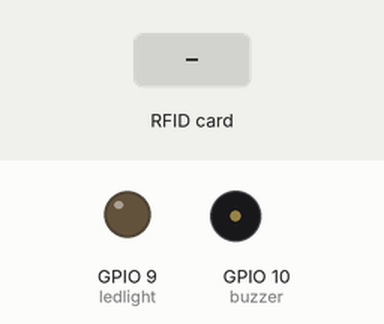
Simulated run of this sketch. Board: ESP8266 (NodeMCU). On the bench: output pins drawn as LEDs (lit = HIGH), buzzer (waves = sounding). Dashed ring = blinking. The test bench sets the inputs (shaded band). WiFi joins after 1.5 s; servers stay silent unless stated; what the sketch prints to the serial monitor is not drawn.

Above: at 2.7 s.
2.8 s: RFID card F5 1D 19 DA held to the reader
At 2.89 s:
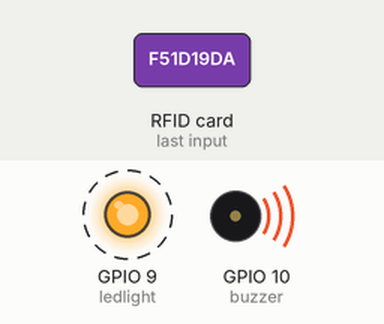
4.4 s: RFID card 65 E5 EF 2E held to the reader
At 5.6 s:
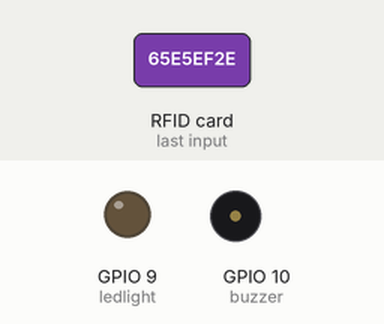
7.4 s: RFID card 46 C5 92 D7 held to the reader
At 7.49 s:
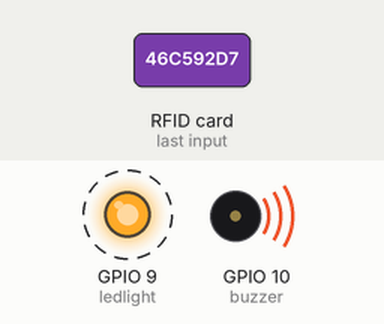
Timing chart, 0 to 10.4 s (numbered marks = the images above; inputs shaded):
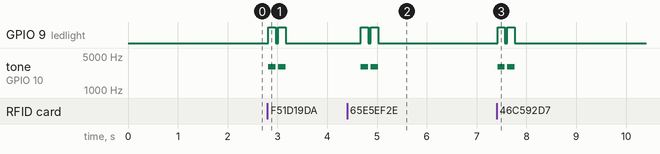

The sketch:

Read_Web.ino
```cpp
#include <ESP8266WiFi.h>      // 提供Wi-Fi功能的程式庫
#include <ESP8266WebServer.h>  // 提供網站伺服器功能的程式庫
#define SS_PIN 4  //D2
#define RST_PIN 5 //D1

#include <SPI.h>
#include <MFRC522.h>

MFRC522 mfrc522(SS_PIN, RST_PIN);   // Create MFRC522 instance.

const char ssid[] = "uhong_ap";
const char pass[] = "0952474239s";
const int buzzer = 10;
const int ledlight = 9;

String content= "";

char member[101] ;
ESP8266WebServer server(80);   // 宣告網站伺服器物件與埠號

// 定義處理首頁請求的自訂函式
void rootRouter() {
  server.send(200, "text/html", member);   //網頁的html 在此(紅色字體可做修改)

}

void setup() {
  DataReset();
  Serial.begin(115200);
  WiFi.begin(ssid, pass);
  SPI.begin();      // Initiate  SPI bus
  pinMode(buzzer, OUTPUT);
  pinMode(ledlight, OUTPUT);
  digitalWrite(ledlight,LOW);
  noTone(buzzer);
  mfrc522.PCD_Init();   // Initiate MFRC522

  /*
   *  若要指定IP位址，請自行在此加入WiFi.config()敘述。
   WiFi.config(IPAddress(192,168,1,50),    // IP位址
               IPAddress(192,168,1,1),     // 閘道（gateway）位址
               IPAddress(255,255,255,0));  // 網路遮罩（netmask）
   */

  while (WiFi.status() != WL_CONNECTED) {
    delay(500);   // 等待WiFi連線
    Serial.print(".");
  }
  Serial.println("");
  Serial.print("WiFi connected, IP: ");
  Serial.println(WiFi.localIP());  // 顯示ESP8266裝置的IP位址

  server.on("/index.html", rootRouter);  // 處理首頁連結請求的事件
  server.on("/", rootRouter);

  server.onNotFound([](){   // 處理「找不到指定路徑」的事件
    server.send(404, "text/plain", "File NOT found!");
  });

  server.begin();
  Serial.println("HTTP server started.");
}

void loop() {


    server.handleClient();  // 處理用戶連線

if (server.client() != 0)
{
  DataReset();
  Serial.println("data get and reset");
}
    // Look for new cards
  if ( ! mfrc522.PICC_IsNewCardPresent())
  {
    return;
  }
  // Select one of the cards
  if ( ! mfrc522.PICC_ReadCardSerial())
  {
    return;
  }
  buzz();
  //Show UID on serial monitor
  Serial.println();
  Serial.print(" UID tag :");

  byte letter;
  content = " ";
  for (byte i = 0; i < mfrc522.uid.size; i++)
  {
     Serial.print(mfrc522.uid.uidByte[i] < 0x10 ? " 0" : "");
     Serial.print(mfrc522.uid.uidByte[i], HEX);
     content.concat(String(mfrc522.uid.uidByte[i] < 0x10 ? " 0" : ""));
     content.concat(String(mfrc522.uid.uidByte[i], HEX));
  }
  content.toUpperCase();
  if ((content.substring(1) == "F51D19DA") && (member[0] != '1')) member[0] = '1';
  if (content.substring(1) == "65E5EF2E" && (member[1] != '1')) member[1] = '1';
  if (content.substring(1) == "46C592D7" && (member[2] != '1')) member[2] = '1';
  if (content.substring(1) == "76B08CD7" && (member[3] != '1')) member[3] = '1';
  if (content.substring(1) == "568C8FD7" && (member[4] != '1')) member[4] = '1';
  if (content.substring(1) == "661390D7" && (member[5] != '1')) member[5] = '1';
  if (content.substring(1) == "F64294D7" && (member[6] != '1')) member[6] = '1';
  if (content.substring(1) == "762393D7" && (member[7] != '1')) member[7] = '1';
  if (content.substring(1) == "C6B48ED7" && (member[8] != '1')) member[8] = '1';
  if (content.substring(1) == "963390D7" && (member[9] != '1')) member[9] = '1';
  if (content.substring(1) == "868AA3DB" && (member[10] != '1')) member[10] = '1';
  if (content.substring(1) == "B6EFE4DA" && (member[11] != '1')) member[11] = '1';
  if (content.substring(1) == "36C2E5DA" && (member[12] != '1')) member[12] = '1';
  if (content.substring(1) == " 06 0FFEDB" && (member[13] != '1')) member[13] = '1';
  if (content.substring(1) == "2522C7DC" && (member[14] != '1')) member[14] = '1';

  Serial.println();
  Serial.println(member);
}

void DataReset(){
    for (int i=0 ;i<101; i++){
  member[i] = '0';
  }
}
void buzz(){
  tone(buzzer, 3000);
  digitalWrite(ledlight,HIGH);
  delay(150);
  noTone(buzzer);
  digitalWrite(ledlight,LOW);
  delay(50);
  tone(buzzer, 3000);
  digitalWrite(ledlight,HIGH);
  delay(150);
  noTone(buzzer);
  digitalWrite(ledlight,LOW);
  delay(1500);
}
```

Measured:
- after the input at 2.8 s, GPIO 9 (ledlight): alternates HIGH for 0.15 s and LOW for 0.05 s, 4 changes in all, then stays LOW, starting at once; tone on GPIO 10 (buzzer): alternates 3000 Hz for 0.15 s and silent for 0.05 s, 4 changes in all, then stays silent, starting at once
- after the input at 4.4 s, GPIO 9 (ledlight): alternates HIGH for 0.15 s and LOW for 0.05 s, 4 changes in all, then stays LOW, starting after 0.28 s; tone on GPIO 10 (buzzer): alternates 3000 Hz for 0.15 s and silent for 0.05 s, 4 changes in all, then stays silent, starting after 0.28 s
- after the input at 7.4 s, GPIO 9 (ledlight): alternates HIGH for 0.15 s and LOW for 0.05 s, 4 changes in all, then stays LOW, starting at once; tone on GPIO 10 (buzzer): alternates 3000 Hz for 0.15 s and silent for 0.05 s, 4 changes in all, then stays silent, starting at once
